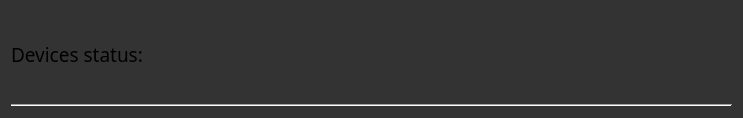
<?xml version="1.0" encoding="UTF-8"?>
<ui version="4.0">
 <class>GroupStatusDialog</class>
 <widget class="QDialog" name="GroupStatusDialog">
  <property name="geometry">
   <rect>
    <x>0</x>
    <y>0</y>
    <width>743</width>
    <height>118</height>
   </rect>
  </property>
  <property name="windowTitle">
   <string>Dialog</string>
  </property>
  <property name="styleSheet">
   <string notr="true">QDialog{
	background: rgb(51,51,51);
}
QLabe {
	color: #fff;
}

QPushButton {
	color: rgb(255, 255, 255);
	background-color: rgb(51, 51, 51);
	border: 1px solid #999999;
	border-radius: 4px;
	padding: 4px;
	width: 50px
}</string>
  </property>
  <layout class="QVBoxLayout" name="verticalLayout">
   <item>
    <widget class="QLabel" name="label">
     <property name="font">
      <font>
       <family>Share Tech Mono</family>
       <pointsize>14</pointsize>
      </font>
     </property>
     <property name="styleSheet">
      <string notr="true">QLabe {
	color: #fff;
}</string>
     </property>
     <property name="text">
      <string>Devices status:</string>
     </property>
    </widget>
   </item>
   <item>
    <widget class="Line" name="line">
     <property name="orientation">
      <enum>Qt::Horizontal</enum>
     </property>
    </widget>
   </item>
   <item>
    <layout class="QVBoxLayout" name="devicesLayout"/>
   </item>
  </layout>
 </widget>
 <resources/>
 <connections/>
</ui>
